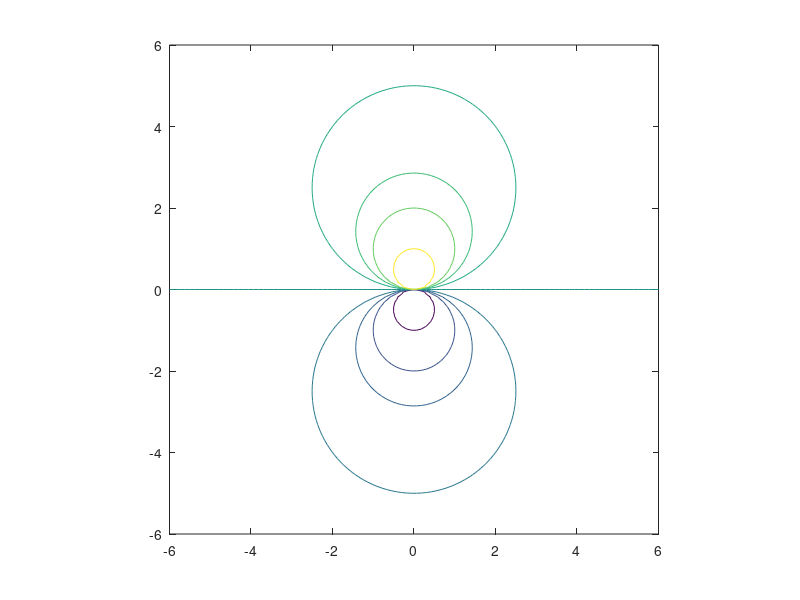

Write MATLAB code to recreate this figure.
% 4.9.a
t = linspace(-5, 5);
[x, y] = meshgrid(t);
psi = x.*y;
contour(x, y, psi);
axis square

%% 
% 4.9.b
t = linspace(-5, 5);
[x, y] = meshgrid(t);
psi = 2*log(sqrt(x.^2 + y.^2));
contour(x, y, psi);
axis square

%% 
% 4.9.b
t = linspace(-6, 6);
[x, y] = meshgrid(t);
psi = y ./ (x.^2 + y.^2);
contour(x, y, psi,  [-1 -.5 -.35 -.2 0 .2 .35 .5 1]);
axis square
